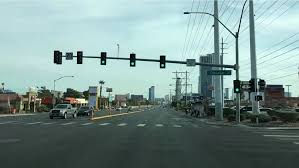
#> input picture ThomasMao/examples/download.jpg, 299 x 168 px
$ python -i lane_detection.py   (imports and definitions only)
#> lines starting #> are read from the running program, lines starting #| are printed output that depends on the picture; after the words box and inside, x2 and y2 are one past the last pixel; in counts of white or black regions, pixels touching at a corner belong together
import cv2
import numpy as np

# detect edges (sudden change in pixel values) through
# canny edge dection
def canny_edge(img, low_thresh = 100, up_thresh = 200):
    return cv2.Canny(img, low_thresh, up_thresh)

# convert image to grayscale
def grayscale(img):
    return cv2.cvtColor(img, cv2.COLOR_BGR2GRAY)

# image cropper
def image_mask(img, arr_ver):

    # image mask
    mask = np.zeros_like(img)
    # Checking no. of color channels
    if len(img.shape) > 2:
        channels = img.shape[2]
        mask_color = (255,) * channels
    else:
        mask_color = 255

    #  arr = np.array(arr_ver, dtype=np.int32)
    # print(arr)

    width = img.shape[1]
    height = img.shape[0]

    left_line = np.polyfit([height, height/2], [0,width/2], 1)
    right_line = np.polyfit([height,height/2], [width, width/2], 1)

    fl0 = np.poly1d(left_line)
    fl1 = np.poly1d(right_line)

    for j in range(int(height/2), int(height)):
        for i in range(int(fl0(j)),int(fl1(j))):
            mask[j][i] = mask_color

    # fill the mask with black everywhere else except the region
    # cv2.fillPoly(mask, np.int_([arr]), color =  mask_color)
    # reduces pixel value to zero wherever mask is zero

    # img with canny edges only in bottom screen triangle
    return_img =  cv2.bitwise_and(img,mask)

    # cv2.imshow('img', return_img)
    return return_img

def plot_region(img):
    width = img.shape[1]
    height = img.shape[0]
    region = [(0,0), (width/2,height/2), (width,height)]
    masked_image = image_mask(img, region)

    cv2.imshow('image', masked_image)

def hough_transform(img):
    return cv2.HoughLinesP(
            img,
            rho = 6,
            theta = np.pi/60,
            threshold = 160,
            lines = np.array([]),
                minLineLength = 100,
            maxLineGap = 60
            )

def draw_lines(img, lines, color = [0, 255, 0], thickness = 3, slope_threshold = 0.5):
    if lines.any() == None:
        return
    if len(lines) == 0:
        return

    left_line = []
    right_line = []

    line_image = np.copy(img)
    #cv2.imshow('img',img)
    for i in range (len(lines)):
        x0 = lines[i][0][0]
        y0 = lines[i][0][1]
        x1 = lines[i][0][2]
        y1 = lines[i][0][3]
        slope = (y1 - y0)/(x1 - x0)
        if abs(slope) < slope_threshold:
            continue
        if slope < 0:
            left_line_x = [x0,x1]
            left_line_y = [y0,y1]
            # if len(left_line_y) != 0 and len(left_line_x) != 0:
            left_line.append(np.polyfit(left_line_y, left_line_x, 1))
        else:
            right_line_x = [x0,x1]
            right_line_y = [y0,y1]
            # if len(right_line_y) != 0 and len(right_line_x) != 0:
            right_line.append(np.polyfit(right_line_y, right_line_x, 1))

    sum_l_m = 0
    sum_l_b = 0
    sum_r_m = 0
    sum_r_b = 0

    for i in range(len(left_line)):
        sum_l_m += left_line[i][0]
        sum_l_b += left_line[i][1]
    for i in range(len(right_line)):
        sum_r_m += right_line[i][0]
        sum_r_b += right_line[i][1]

    left_m = 0
    left_b = 0
    right_m = 0
    right_b = 0

    if len(left_line) != 0:
        left_m = sum_l_m/len(left_line)
        left_b = sum_l_b/len(left_line)

    if len(right_line) != 0:
        right_m = sum_r_m/len(right_line)
        right_b = sum_r_b/len(right_line)

    poly_left = np.poly1d([left_m, left_b])
    poly_right = np.poly1d([right_m, right_b])

    print(poly_left)
    print(poly_right)
    # just below our triangular cropped image
    min_y = int(img.shape[0] * (3/5))
    max_y = int(img.shape[0])

    left_x_start = int(poly_left(max_y))
    left_x_end = int(poly_left(min_y))

    right_x_start = int(poly_right(max_y))
    right_x_end = int(poly_right(min_y))

    mask = np.zeros_like(img)

    cv2.line(img, (left_x_start,max_y), (left_x_end, min_y), color, thickness)
    cv2.line(img, (right_x_start,max_y), (right_x_end, min_y), color, thickness)

    return img, poly_left, poly_right

def main(frame):

    gray = grayscale(frame)
    canny_image = canny_edge(gray)
    width = canny_image.shape[1]
    height = canny_image.shape[0]

    region = [(0,height), (0, (3/4)*height), (int(1*width/4),int(height/2)),\
              (int(3*width/4), int(height/2)), (width, (3/4)*height), (width,height)]
    '''
    region = [(0,0), (int(width/2),int(height/2)), (width,height)]
    '''
    mask_image = image_mask(canny_image, region)
    lines = hough_transform(mask_image)
    # [8 lines of commented-out code are left out]
    return draw_lines(frame, lines)


>>> import cv2
>>> picture = cv2.imread('../../ThomasMao/examples/download.jpg')
#> picture is the input picture: shape (168, 299, 3); mean B, G, R 143.7, 147, 123.4
>>> result = main(picture)
#> in grayscale, `return cv2.cvtColor(img, cv2.COLOR_BGR2GRAY)`:
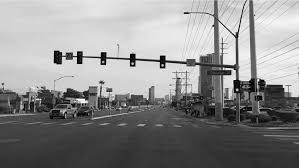
#> returned value: shape (168, 299); min 1, max 253, mean 139.6
#> in canny_edge, `return cv2.Canny(img, low_thresh, up_thresh)`:
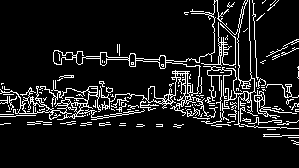
#> returned value: shape (168, 299); 10% white in thin lines or dots, all inside (x1, y1, x2, y2) = (0, 0, 299, 145)
#> after the loop in image_mask, `for j in range(int(height/2), int(height)):`:
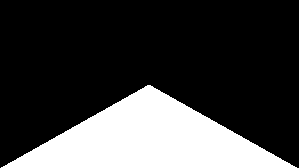
#> mask: shape (168, 299); 24.7% white; 1 white region, box (x1, y1, x2, y2) and area: (1, 85, 297, 168) 12408
#> in image_mask, `return_img =  cv2.bitwise_and(img,mask)`:
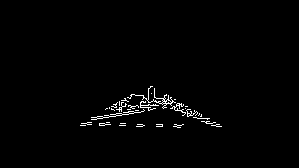
#> return_img: shape (168, 299); 1.3% white in thin lines or dots, all inside (x1, y1, x2, y2) = (80, 86, 222, 128)
#> (the run stopped early here; a loop or call above may not have finished)
